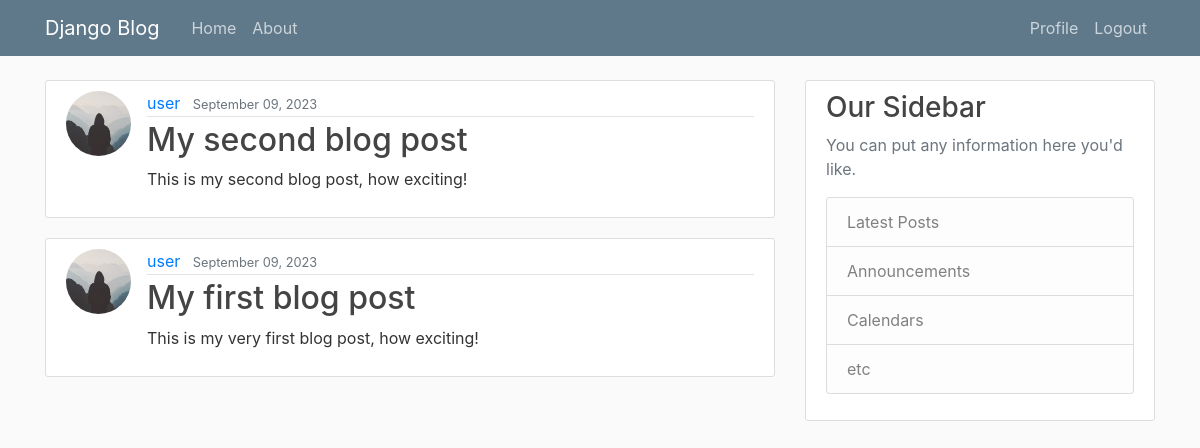
Before: / (signed in) with the older database file.
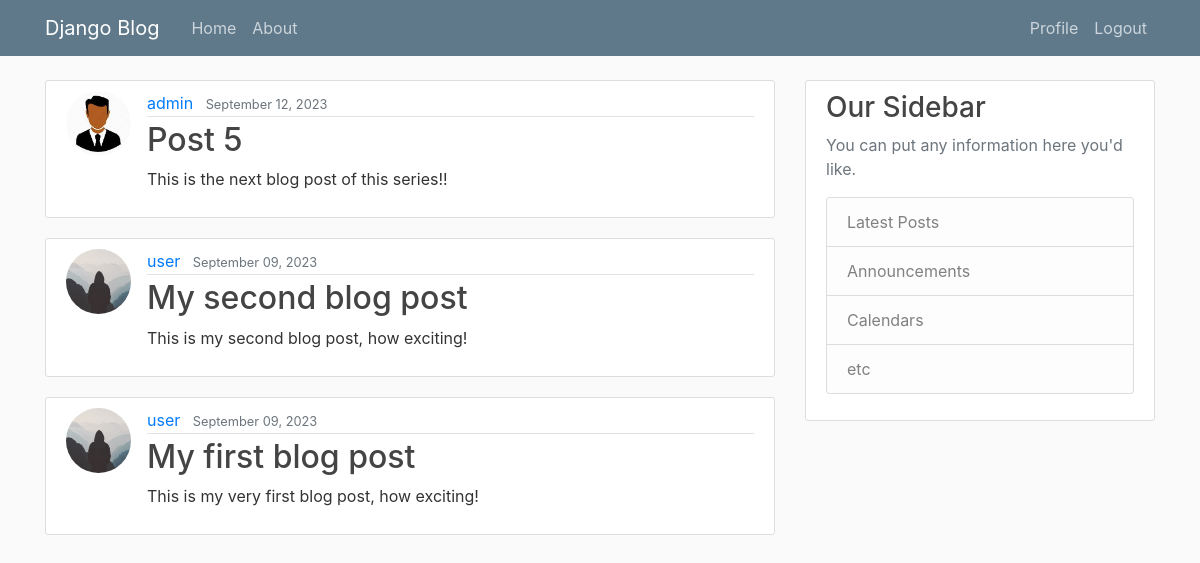
After: the same page with the newer database file.
### blog/models.py (models this page shows, shortened)
class Post(models.Model):
  title = models.CharField(max_length=100)
  content = models.TextField()
  date_posted = models.DateTimeField(default=timezone.now)
  author = models.ForeignKey(User, on_delete=models.CASCADE)

### users/models.py (models this page shows, shortened)
class Profile(models.Model):
  user =  models.OneToOneField(User, on_delete=models.CASCADE)
  image = models.ImageField(default='default.jpg', upload_to='profile_pics')

### blog/views.py (the view)
# urls.py: path('', PostListView.as_view(), name='blog-home'),
class PostListView(ListView):
  model = Post
  template_name = 'blog/home.html'
  context_object_name = 'posts'
  ordering = ['-date_posted']

### blog/templates/blog/home.html
{% extends "blog/base.html" %}
{% block content %}
  {% for post in posts %}
  <article class="media content-section">
    <img class="rounded-circle article-img" src="{{ post.author.profile.image.url }}">
    <div class="media-body">
      <div class="article-metadata">
        <a class="mr-2" href="#">{{ post.author }}</a>
        <small class="text-muted">{{ post.date_posted |date:"F d, Y" }}</small>
      </div>
      <h2><a class="article-title" href="{% url 'post-detail' post.id %}">{{ post.title }}</a></h2>
      <p class="article-content">{{ post.content }}</p>
    </div>
  </article>
  {% endfor %}</h1>
{% endblock content %}

Changed rows visible on the page:
added Post: author.profile.image (picture), author "admin", date_posted "September 12, 2023", title "Post 5", content "This is the next blog post of this series!!"
